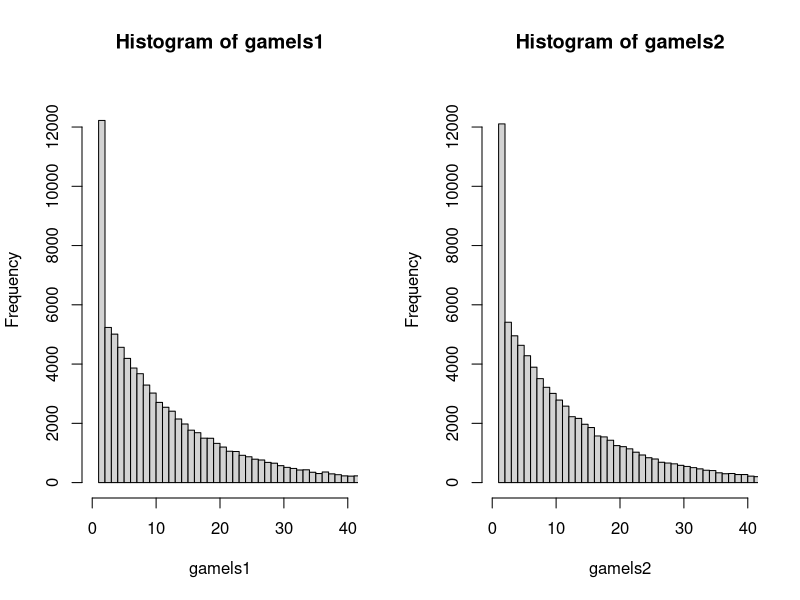

R code for this plot: (Note: this script raises an error after producing the figure.)
library(dplyr)

# set group size and number of trials
n <- 100
B <- 1000000

# probability of winning game is (n choose n/2) / 2^n
odds <- choose(n, n/2)/(2^n)

# set1 simulates B trials of n people and sees how many have won
# then find distance between winning games to get vector of game lengths
set1 <- replicate(B, sum(sample(c(0,1), n, replace = TRUE)))
gamels1 <- diff(which(set1 == n/2))

# set2 is vector of 0's and 1's, where prob of 1 occurring is "odds"
# then find discance between 1's
set2 <- sample(c(0,1), B, replace = TRUE, prob = c(1-odds, odds))
gamels2 <- diff(which(set2 == 1))

# initialize multiple plots and set x and y maxima
par(mfrow = c(1, 2))
xmax <- 40
ymax <- 13000

# plot histograms of lengths of games
histdata1 <- hist(gamels1, 
                  breaks = seq(from = min(gamels1), to = max(gamels1)),
                  xlim = c(0, xmax),
                  ylim = c(0, ymax))
histdata2 <- hist(gamels2, 
                  breaks = seq(from = min(gamels2), to = max(gamels2)),
                  xlim = c(0, xmax),
                  ylim = c(0, ymax))

# misc code below looking at total trials, e.g. if there are 2000 3-trial
# games, then that's a total of 6000 trials.  I.e. how much "time is spent"
# in a certain length of game during the simulation?

a <- histdata$counts
b <- (1:length(a))
histdata$counts <- b * histdata$counts
plot(histdata)
gamecounts <- a * b
plot(gamecounts)

